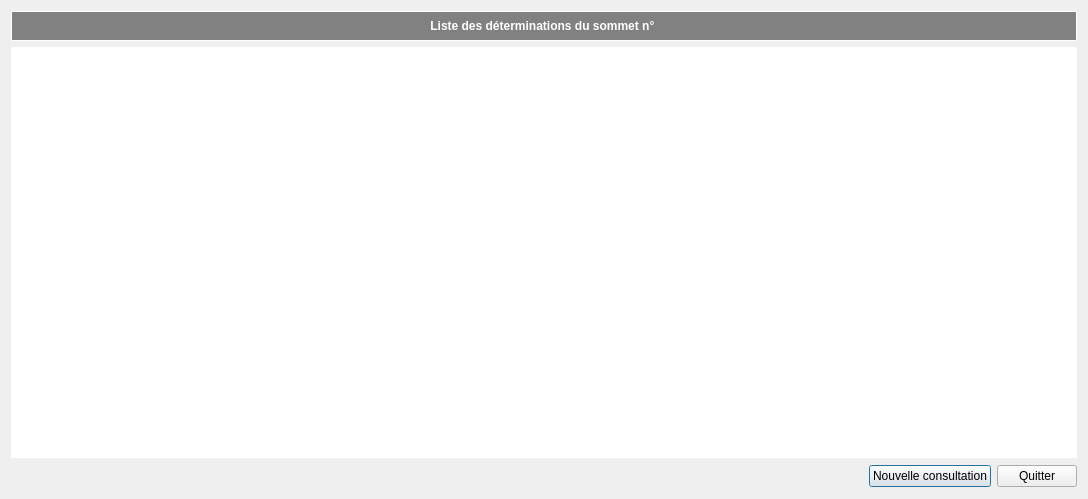
<?xml version="1.0" encoding="UTF-8"?>
<ui version="4.0">
 <class>dlgShowPtPlots</class>
 <widget class="QDialog" name="dlgShowPtPlots">
  <property name="geometry">
   <rect>
    <x>0</x>
    <y>0</y>
    <width>1088</width>
    <height>499</height>
   </rect>
  </property>
  <property name="windowTitle">
   <string>Liste des déterminations du sommet cliqué</string>
  </property>
  <property name="styleSheet">
   <string notr="true">QTableView QHeaderView::section{
		border: 1px solid #ffffff;
		background-color: #818181;
		color: #ffffff;
    }
	</string>
  </property>
  <layout class="QGridLayout" name="gridLayout">
   <item row="1" column="0">
    <widget class="QTableView" name="ptplotsTbv">
     <property name="frameShape">
      <enum>QFrame::NoFrame</enum>
     </property>
     <property name="alternatingRowColors">
      <bool>true</bool>
     </property>
     <property name="selectionMode">
      <enum>QAbstractItemView::SingleSelection</enum>
     </property>
     <property name="selectionBehavior">
      <enum>QAbstractItemView::SelectRows</enum>
     </property>
    </widget>
   </item>
   <item row="2" column="0">
    <layout class="QHBoxLayout" name="butLay">
     <item>
      <widget class="QPushButton" name="buttResize">
       <property name="enabled">
        <bool>true</bool>
       </property>
       <property name="sizePolicy">
        <sizepolicy hsizetype="Fixed" vsizetype="Fixed">
         <horstretch>0</horstretch>
         <verstretch>0</verstretch>
        </sizepolicy>
       </property>
       <property name="minimumSize">
        <size>
         <width>24</width>
         <height>24</height>
        </size>
       </property>
       <property name="maximumSize">
        <size>
         <width>24</width>
         <height>24</height>
        </size>
       </property>
       <property name="text">
        <string/>
       </property>
       <property name="icon">
        <iconset>
         <normaloff>:/resources/btn_resize</normaloff>:/resources/btn_resize</iconset>
       </property>
       <property name="iconSize">
        <size>
         <width>24</width>
         <height>24</height>
        </size>
       </property>
       <property name="autoDefault">
        <bool>false</bool>
       </property>
       <property name="default">
        <bool>false</bool>
       </property>
       <property name="flat">
        <bool>true</bool>
       </property>
      </widget>
     </item>
     <item>
      <spacer name="buttHsp">
       <property name="orientation">
        <enum>Qt::Horizontal</enum>
       </property>
       <property name="sizeHint" stdset="0">
        <size>
         <width>40</width>
         <height>20</height>
        </size>
       </property>
      </spacer>
     </item>
     <item>
      <widget class="QPushButton" name="buttNwPtSelect">
       <property name="enabled">
        <bool>true</bool>
       </property>
       <property name="text">
        <string>Nouvelle consultation</string>
       </property>
      </widget>
     </item>
     <item>
      <widget class="QPushButton" name="buttValid">
       <property name="text">
        <string>Quitter</string>
       </property>
      </widget>
     </item>
    </layout>
   </item>
   <item row="0" column="0">
    <widget class="QLabel" name="idnodeLab">
     <property name="sizePolicy">
      <sizepolicy hsizetype="Preferred" vsizetype="Fixed">
       <horstretch>0</horstretch>
       <verstretch>0</verstretch>
      </sizepolicy>
     </property>
     <property name="minimumSize">
      <size>
       <width>0</width>
       <height>30</height>
      </size>
     </property>
     <property name="maximumSize">
      <size>
       <width>16777215</width>
       <height>30</height>
      </size>
     </property>
     <property name="font">
      <font>
       <weight>75</weight>
       <bold>true</bold>
      </font>
     </property>
     <property name="styleSheet">
      <string notr="true">QLabel{
	border: 1px solid #ffffff;
	border-radius: 1px;
	background: #818181;
	padding: 0px 3px 0px 3px;
	color: #ffffff;
}</string>
     </property>
     <property name="text">
      <string>Liste des déterminations du sommet n° </string>
     </property>
     <property name="alignment">
      <set>Qt::AlignCenter</set>
     </property>
    </widget>
   </item>
  </layout>
 </widget>
 <resources/>
 <connections/>
</ui>
